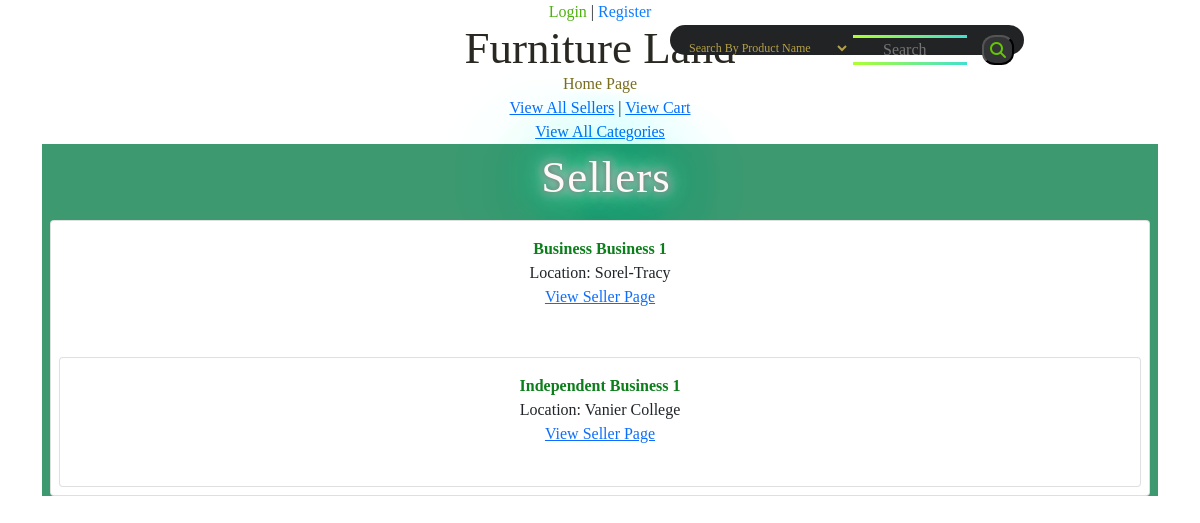
The page /Seller/list on the database its author committed.
### tables this page shows
CREATE TABLE `seller` (
  `seller_id` int(11) NOT NULL,
  `user_id` int(11) NOT NULL,
  `type` tinyint(1) NOT NULL COMMENT '0 is independent, 1 is business',
  `name` varchar(40) NOT NULL,
  `location` varchar(100) NOT NULL
);

### app/controllers/Seller.php (called while the page is built, shortened)
<?php
        class Seller extends \app\core\Controller {
            public function list() {
                $sellerObj = new \app\models\Seller();
                $sellers = $sellerObj->getAll();
                $this->view('Seller/list', $sellers);
            }
        }

### app/core/App.php (called while the page is built, shortened)
<?php
		class App {
			private $method = 'index';
			public function __construct() {
				$url = self::parseUrl();
				if (isset($url[0])) {
					unset($url[0]);
				}
				$this->controller = new $this->controller;
				if (isset($url[1])) {
					if (method_exists($this->controller, $url[1]))
						$this->method = $url[1];
					unset($url[1]);
				}
				$this->params = $url ? array_values($url) : [];
				call_user_func_array([$this->controller, $this->method], $this->params);
			}
			private static function parseUrl() {
				if (isset($_GET['url'])) {
					return explode('/',
						filter_var(
							rtrim($_GET['url'], '/'),
							FILTER_SANITIZE_URL)
					);
				}
			}
		}

### index.php (called while the page is built, shortened)
<?php
    new \app\core\App();

### app/models/Seller.php (called while the page is built, shortened)
<?php
    class Seller extends \app\core\Model {
        function getAll() {
            $SQL = 'SELECT * FROM seller ORDER BY name asc';
            $STMT = self::$_connection->prepare($SQL);
            $STMT->execute();
            $STMT->setFetchMode(\PDO::FETCH_CLASS, "app\models\Seller");
            return $STMT->fetchAll();
        }
    }

### app/core/DBConnection.php (called while the page is built, shortened)
<?php
		class DBConnection {
			static $connection = null;
			private function __construct() {
				if (self::$connection == null) {
					$host = 'localhost';
					$DBname = 'projectdb';
					$user = 'root';
					$password = '';
					self::$connection = new \PDO("mysql:host=$host;dbname=$DBname", $user, $password);
				}
			}
			public static function getInstance() {
				return self::$connection;
			}
		}

### app/views/Seller/list.php (the view, shortened to what this page needs)
<html>
	<head>
		<link rel="stylesheet" href="../public/css/style.css">
		<link href="https://cdn.jsdelivr.net/npm/bootstrap@5.1.3/dist/css/bootstrap.min.css" rel="stylesheet">
	</head>
	<body>
		<div class='container'>
		<div class='products'>
		<h1 id='all'>Sellers</h1>
		<?php
          	foreach($data as $seller) {
				echo "<div class='card m-2'>
				<div class='card-body'>
				<b>$seller->name</b> <br>
				Location: $seller->location <br>
				<a href='/Seller/index/$seller->seller_id'>View Seller Page</a> <br> <br>
				</div>";
        	}
        ?>
		</div>
		</div>
	</body>
</html>

### public/css/style.css (style rules this page uses)
.products { background: #3D9970; }
h1#all { Letter-spacing: 1px; margin-left: 10px; color: rgb(255, 248, 248); text-shadow: 0 0 7px rgb(75, 72, 72), 0 0 10px #fff, 0 0 21px #fff, 0 0 42px #0fa, 0 0 82px #0fa, 0 0 92px #0fa, 0 0 102px #0fa, 0 0 151px #0fa; line-height: 1.5em; text-indent: 2px; }
b { color: #0c7e1b; }

### public/css/home.css (style rules this page uses)
.container { text-align: center; font-family: 'Trocchi', serif; font-weight: normal; }
.container h1 { color: #292822; font-family: 'Trocchi', serif; font-size: 45px; font-weight: normal; line-height: 48px; margin: 0; }

### rows shown on the page
seller: name "Business Business 1", location "Sorel-Tracy"
seller: name "Independent Business 1", location "Vanier College"
